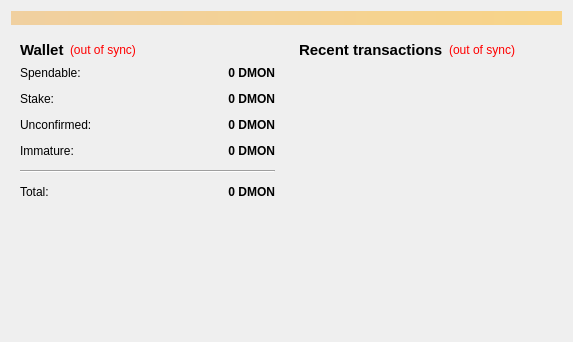
<?xml version="1.0" encoding="UTF-8"?>
<ui version="4.0">
 <class>OverviewPage</class>
 <widget class="QWidget" name="OverviewPage">
  <property name="geometry">
   <rect>
    <x>0</x>
    <y>0</y>
    <width>573</width>
    <height>342</height>
   </rect>
  </property>
  <property name="windowTitle">
   <string>Form</string>
  </property>
  <layout class="QVBoxLayout" name="topLayout">
   <item>
    <widget class="QLabel" name="labelAlerts">
     <property name="visible">
      <bool>false</bool>
     </property>
     <property name="styleSheet">
      <string notr="true">background-color: qlineargradient(x1: 0, y1: 0, x2: 1, y2: 0, stop:0 #F0D0A0, stop:1 #F8D488);  color:#000000
</string>
     </property>
     <property name="wordWrap">
      <bool>true</bool>
     </property>
     <property name="margin">
      <number>3</number>
     </property>
    </widget>
   </item>
   <item>
    <layout class="QHBoxLayout" name="horizontalLayout" stretch="1,1">
     <item>
      <layout class="QVBoxLayout" name="verticalLayout_2">
       <item>
        <widget class="QWidget" name="widget" native="true">
         <layout class="QVBoxLayout" name="verticalLayout_4">
          <item>
           <layout class="QHBoxLayout" name="horizontalLayout_4">
            <item>
             <widget class="QLabel" name="label_5">
              <property name="font">
               <font>
                <pointsize>11</pointsize>
                <weight>75</weight>
                <bold>true</bold>
               </font>
              </property>
              <property name="text">
               <string>Wallet</string>
              </property>
             </widget>
            </item>
            <item>
             <widget class="QLabel" name="labelWalletStatus">
              <property name="toolTip">
               <string>The displayed information may be out of date. Your wallet automatically synchronizes with the Demonic network after a connection is established, but this process has not completed yet.</string>
              </property>
              <property name="styleSheet">
               <string notr="true">QLabel { color: red; }</string>
              </property>
              <property name="text">
               <string notr="true">(out of sync)</string>
              </property>
              <property name="alignment">
               <set>Qt::AlignLeading|Qt::AlignLeft|Qt::AlignVCenter</set>
              </property>
             </widget>
            </item>
            <item>
             <spacer name="horizontalSpacer_2">
              <property name="orientation">
               <enum>Qt::Horizontal</enum>
              </property>
              <property name="sizeHint" stdset="0">
               <size>
                <width>40</width>
                <height>20</height>
               </size>
              </property>
             </spacer>
            </item>
           </layout>
          </item>
          <item>
           <layout class="QFormLayout" name="formLayout_2">
            <property name="fieldGrowthPolicy">
             <enum>QFormLayout::AllNonFixedFieldsGrow</enum>
            </property>
            <property name="horizontalSpacing">
             <number>12</number>
            </property>
            <property name="verticalSpacing">
             <number>12</number>
            </property>
            <item row="0" column="0">
             <widget class="QLabel" name="label">
              <property name="text">
               <string>Spendable:</string>
              </property>
             </widget>
            </item>
            <item row="0" column="1">
             <widget class="QLabel" name="labelBalance">
              <property name="font">
               <font>
                <weight>75</weight>
                <bold>true</bold>
               </font>
              </property>
              <property name="cursor">
               <cursorShape>IBeamCursor</cursorShape>
              </property>
              <property name="toolTip">
               <string>Your current spendable balance</string>
              </property>
              <property name="text">
               <string notr="true">0 DMON</string>
              </property>
              <property name="alignment">
               <set>Qt::AlignRight|Qt::AlignTrailing|Qt::AlignVCenter</set>
              </property>
              <property name="textInteractionFlags">
               <set>Qt::LinksAccessibleByMouse|Qt::TextSelectableByKeyboard|Qt::TextSelectableByMouse</set>
              </property>
             </widget>
            </item>
            <item row="1" column="0">
             <widget class="QLabel" name="label_6">
              <property name="text">
               <string>Stake:</string>
              </property>
             </widget>
            </item>
            <item row="1" column="1">
             <widget class="QLabel" name="labelStake">
              <property name="font">
               <font>
                <weight>75</weight>
                <bold>true</bold>
               </font>
              </property>
              <property name="cursor">
               <cursorShape>IBeamCursor</cursorShape>
              </property>
              <property name="toolTip">
               <string>Total of coins that was staked, and do not yet count toward the current balance</string>
              </property>
              <property name="text">
               <string notr="true">0 DMON</string>
              </property>
              <property name="alignment">
               <set>Qt::AlignRight|Qt::AlignTrailing|Qt::AlignVCenter</set>
              </property>
              <property name="textInteractionFlags">
               <set>Qt::LinksAccessibleByMouse|Qt::TextSelectableByKeyboard|Qt::TextSelectableByMouse</set>
              </property>
             </widget>
            </item>
            <item row="2" column="0">
             <widget class="QLabel" name="label_3">
              <property name="text">
               <string>Unconfirmed:</string>
              </property>
             </widget>
            </item>
            <item row="2" column="1">
             <widget class="QLabel" name="labelUnconfirmed">
              <property name="font">
               <font>
                <weight>75</weight>
                <bold>true</bold>
               </font>
              </property>
              <property name="cursor">
               <cursorShape>IBeamCursor</cursorShape>
              </property>
              <property name="toolTip">
               <string>Total of transactions that have yet to be confirmed, and do not yet count toward the current balance</string>
              </property>
              <property name="text">
               <string notr="true">0 DMON</string>
              </property>
              <property name="alignment">
               <set>Qt::AlignRight|Qt::AlignTrailing|Qt::AlignVCenter</set>
              </property>
              <property name="textInteractionFlags">
               <set>Qt::LinksAccessibleByMouse|Qt::TextSelectableByKeyboard|Qt::TextSelectableByMouse</set>
              </property>
             </widget>
            </item>
            <item row="3" column="0">
             <widget class="QLabel" name="labelImmatureText">
              <property name="text">
               <string>Immature:</string>
              </property>
             </widget>
            </item>
            <item row="3" column="1">
             <widget class="QLabel" name="labelImmature">
              <property name="font">
               <font>
                <weight>75</weight>
                <bold>true</bold>
               </font>
              </property>
              <property name="toolTip">
               <string>Mined balance that has not yet matured</string>
              </property>
              <property name="text">
               <string notr="true">0 DMON</string>
              </property>
              <property name="alignment">
               <set>Qt::AlignRight|Qt::AlignTrailing|Qt::AlignVCenter</set>
              </property>
              <property name="textInteractionFlags">
               <set>Qt::LinksAccessibleByMouse|Qt::TextSelectableByKeyboard|Qt::TextSelectableByMouse</set>
              </property>
             </widget>
            </item>
            <item row="4" column="0" colspan="2">
             <widget class="Line" name="line">
              <property name="orientation">
               <enum>Qt::Horizontal</enum>
              </property>
             </widget>
            </item>
            <item row="5" column="0">
             <widget class="QLabel" name="labelTotalText">
              <property name="text">
               <string>Total:</string>
              </property>
             </widget>
            </item>
            <item row="5" column="1">
             <widget class="QLabel" name="labelTotal">
              <property name="font">
               <font>
                <weight>75</weight>
                <bold>true</bold>
               </font>
              </property>
              <property name="cursor">
               <cursorShape>IBeamCursor</cursorShape>
              </property>
              <property name="toolTip">
               <string>Your current total balance</string>
              </property>
              <property name="text">
               <string notr="true">0 DMON</string>
              </property>
              <property name="alignment">
               <set>Qt::AlignRight|Qt::AlignTrailing|Qt::AlignVCenter</set>
              </property>
              <property name="textInteractionFlags">
               <set>Qt::LinksAccessibleByMouse|Qt::TextSelectableByKeyboard|Qt::TextSelectableByMouse</set>
              </property>
             </widget>
            </item>
           </layout>
          </item>
         </layout>
        </widget>
       </item>
       <item>
        <spacer name="verticalSpacer">
         <property name="orientation">
          <enum>Qt::Vertical</enum>
         </property>
         <property name="sizeHint" stdset="0">
          <size>
           <width>20</width>
           <height>40</height>
          </size>
         </property>
        </spacer>
       </item>
      </layout>
     </item>
     <item>
      <layout class="QVBoxLayout" name="verticalLayout_3">
       <item>
        <widget class="QWidget" name="widget_2" native="true">
         <layout class="QVBoxLayout" name="verticalLayout">
          <item>
           <layout class="QHBoxLayout" name="horizontalLayout_2">
            <item>
             <widget class="QLabel" name="label_4">
              <property name="font">
               <font>
                <pointsize>11</pointsize>
                <weight>75</weight>
                <bold>true</bold>
               </font>
              </property>
              <property name="text">
               <string>&lt;b&gt;Recent transactions&lt;/b&gt;</string>
              </property>
             </widget>
            </item>
            <item>
             <widget class="QLabel" name="labelTransactionsStatus">
              <property name="toolTip">
               <string>The displayed information may be out of date. Your wallet automatically synchronizes with the Demonic network after a connection is established, but this process has not completed yet.</string>
              </property>
              <property name="styleSheet">
               <string notr="true">QLabel { color: red; }</string>
              </property>
              <property name="text">
               <string notr="true">(out of sync)</string>
              </property>
              <property name="alignment">
               <set>Qt::AlignRight|Qt::AlignTrailing|Qt::AlignVCenter</set>
              </property>
             </widget>
            </item>
            <item>
             <spacer name="horizontalSpacer">
              <property name="orientation">
               <enum>Qt::Horizontal</enum>
              </property>
              <property name="sizeHint" stdset="0">
               <size>
                <width>40</width>
                <height>20</height>
               </size>
              </property>
             </spacer>
            </item>
           </layout>
          </item>
          <item>
           <widget class="QListView" name="listTransactions">
            <property name="styleSheet">
             <string notr="true">QListView { background: transparent; }</string>
            </property>
            <property name="frameShape">
             <enum>QFrame::NoFrame</enum>
            </property>
            <property name="verticalScrollBarPolicy">
             <enum>Qt::ScrollBarAlwaysOff</enum>
            </property>
            <property name="horizontalScrollBarPolicy">
             <enum>Qt::ScrollBarAlwaysOff</enum>
            </property>
            <property name="selectionMode">
             <enum>QAbstractItemView::NoSelection</enum>
            </property>
           </widget>
          </item>
         </layout>
        </widget>
       </item>
      </layout>
     </item>
    </layout>
   </item>
  </layout>
 </widget>
 <resources/>
 <connections/>
</ui>
